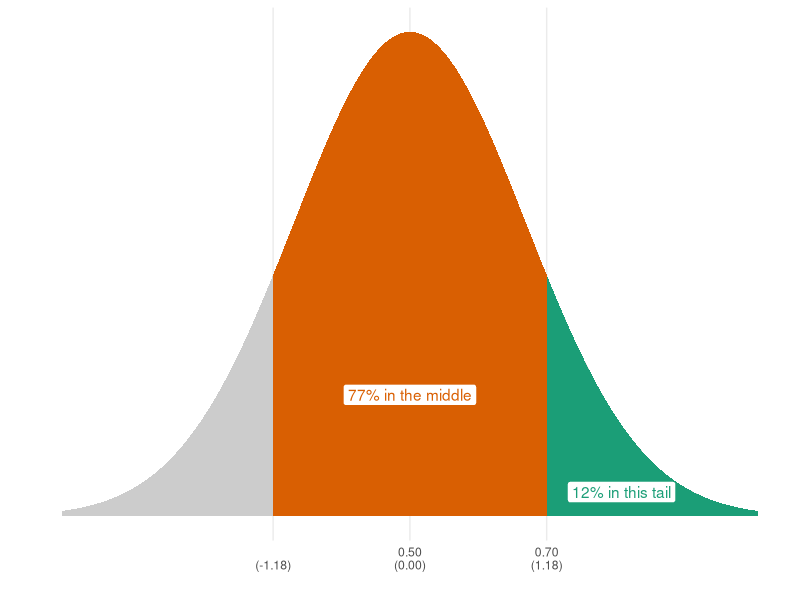

Source code (R):
## ---- chunk 1
knitr::opts_chunk$set(comment=NA, fig.width=3, fig.height=2, fig.align = "center",
                      message=FALSE, warning=FALSE)

library(tidyverse)
library(kableExtra)
## ---- chunk 2
set.seed(12345)
## ---- chunk 3
box <- c(1, 2, 3, 4, 5, 6)
## ---- chunk 4
draws <- sample(box, size = 10, replace = TRUE)
print(draws)
## ---- chunk 5
average_of_the_draws <- mean(draws)
print(average_of_the_draws)
## ---- chunk 6
# save results for later
draws1 <- draws
average_of_the_draws1 <- average_of_the_draws
## ---- chunk 7
draws <- sample(box, size = 10, replace = TRUE)
average_of_the_draws <- mean(draws)
print(average_of_the_draws)
## ---- chunk 8

results1 <- tibble(Repetion = "#1", 
                   Draws =  paste(draws1, 
                                  collapse = ", "), 
                   `Average-of-the-Draws` = as.character(average_of_the_draws1))

results2 <- tibble(Repetion = "#2", 
                   Draws =  paste(draws, 
                                  collapse = ", "), 
                   `Average-of-the-Draws` = as.character(average_of_the_draws))

results <- bind_rows(results1, results2)

for (i in 3:10) {
  draws <- sample(box, size = 10, replace = TRUE)
  average_of_the_draws <- mean(draws)
  results_i <- tibble(Repetion = paste0("#", i), 
                   Draws =  paste(draws, 
                                  collapse = ", "), 
                   `Average-of-the-Draws` = as.character(average_of_the_draws))
  results <- bind_rows(results, results_i)
}


results... <- tibble(Repetion = "...", 
                   Draws =  "...", 
                   `Average-of-the-Draws` = "...")
results <- bind_rows(results, results...)

for (i in 9999:10000) {
  draws <- sample(box, size = 10, replace = TRUE)
  average_of_the_draws <- mean(draws)
  results_i <- tibble(Repetion = paste0("#", i), 
                   Draws =  paste(draws, 
                                  collapse = ", "), 
                   `Average-of-the-Draws` = as.character(average_of_the_draws))
  results <- bind_rows(results, results_i)
}

kable(results, format = "markdown")
## ---- chunk 9
mean(box)  # expected value
sqrt(mean((box - mean(box))^2))/sqrt(10)  # SE
## ---- chunk 10
ggplot(NULL, aes(c(-3,3))) +
  geom_area(stat = "function", fun = dnorm, fill = "grey80", xlim = c(-3, 3)) +
  geom_area(stat = "function", fun = dnorm, fill = "#1b9e77", xlim = c(1.18, 3)) +
  geom_area(stat = "function", fun = dnorm, fill = "#d95f02", xlim = c(-1.18, 1.18)) +
  labs(x = "", y = "") +
  scale_y_continuous(breaks = NULL) +
  scale_x_continuous(breaks = c(-1.18, 0, 1.18), labels = c("\n(-1.18)", "0.50\n(0.00)", "0.70\n(1.18)"), minor_breaks = NULL) + 
  annotate("label", x = 0, y = .1, label = "77% in the middle", color = "#d95f02") + 
    annotate("label", x = (1.2 + 3)/2.3, y = .02, label = "12% in this tail", color = "#1b9e77") + 
  theme_minimal()
